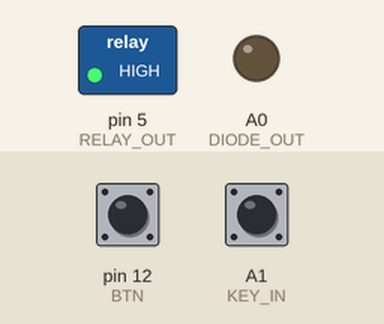
A sketch run on a simulated Arduino Uno, built with avr-gcc and run on an emulated ATmega328P. On the bench: switched loads named in the sketch (green lamp = pin HIGH), output pins drawn as LEDs (lit = HIGH). The test bench sets the inputs (shaded band); at power-on: A1 (KEY_IN) HIGH, pin 12 (BTN) HIGH. What the sketch prints to the serial monitor is not drawn.

Above: at 1.2 s.
1.3 s: A1 (KEY_IN) pulled LOW for 1 s
At 2.2 s:
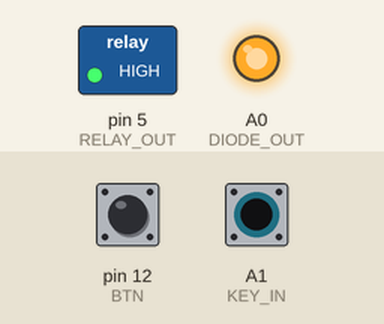
3.9 s: A1 (KEY_IN) pulled LOW for 3.2 s
At 8.5 s:
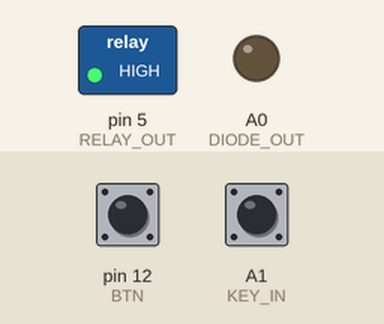
Timing chart, 0 to 10.0 s (numbered marks = the images above; inputs shaded):
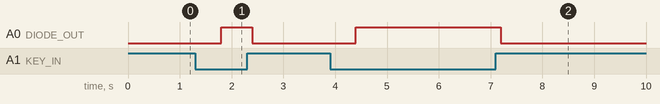

The sketch:

turnon.ino
```cpp
#include <ezButton.h>
#include <ArduinoJson.h>
#include <Arduino.h>
#define DIODE_OUT A0
#define KEY_IN A1
#define RELAY_OUT 5
#define BTN 12

int key;
int dbCount = 0;
int state = 0;
void setup()
{
    // put your setup code here, to run once:
    pinMode(DIODE_OUT, OUTPUT);
    pinMode(KEY_IN, INPUT_PULLUP);
    pinMode(RELAY_OUT, OUTPUT);
    pinMode(BTN, INPUT_PULLUP);
    digitalWrite(RELAY_OUT, HIGH);

    Serial.begin(9600);
    while (!Serial)
        continue;
}
// poziomo wyłączone

void sendInit(int state)
{
    StaticJsonDocument<200> doc;
    doc["init"] = state;
    serializeJson(doc, Serial);
}


void loop()
{
    // put your main code here, to run repeatedly:
    //  digitalWrite(RELAY_OUT, HIGH);
    key = digitalRead(BTN);
    if (!digitalRead(KEY_IN))
    {
        dbCount += 1;
        if (dbCount > 100)
        {
            dbCount = 100;
        }
    }
    else
    {
        dbCount = 0;
    }

    if (dbCount > 5)
    {
        analogWrite(DIODE_OUT, 1024);
        if (!state)
          sendInit(1);
        // digitalWrite(RELAY_OUT, LOW);
        state = 1;
    }
    else
    {

        delay(100);
        analogWrite(DIODE_OUT, 0);
        if (state)
          sendInit(0);
        // digitalWrite(RELAY_OUT, HIGH);
        state = 0;
    }
}
```

Measured:
- after the input at 1.3 s, A0 (DIODE_OUT): LOW → HIGH after 0.50 s, → LOW 0.60 s later
- after the input at 3.9 s, A0 (DIODE_OUT): LOW → HIGH after 0.50 s, → LOW 2.8 s later
